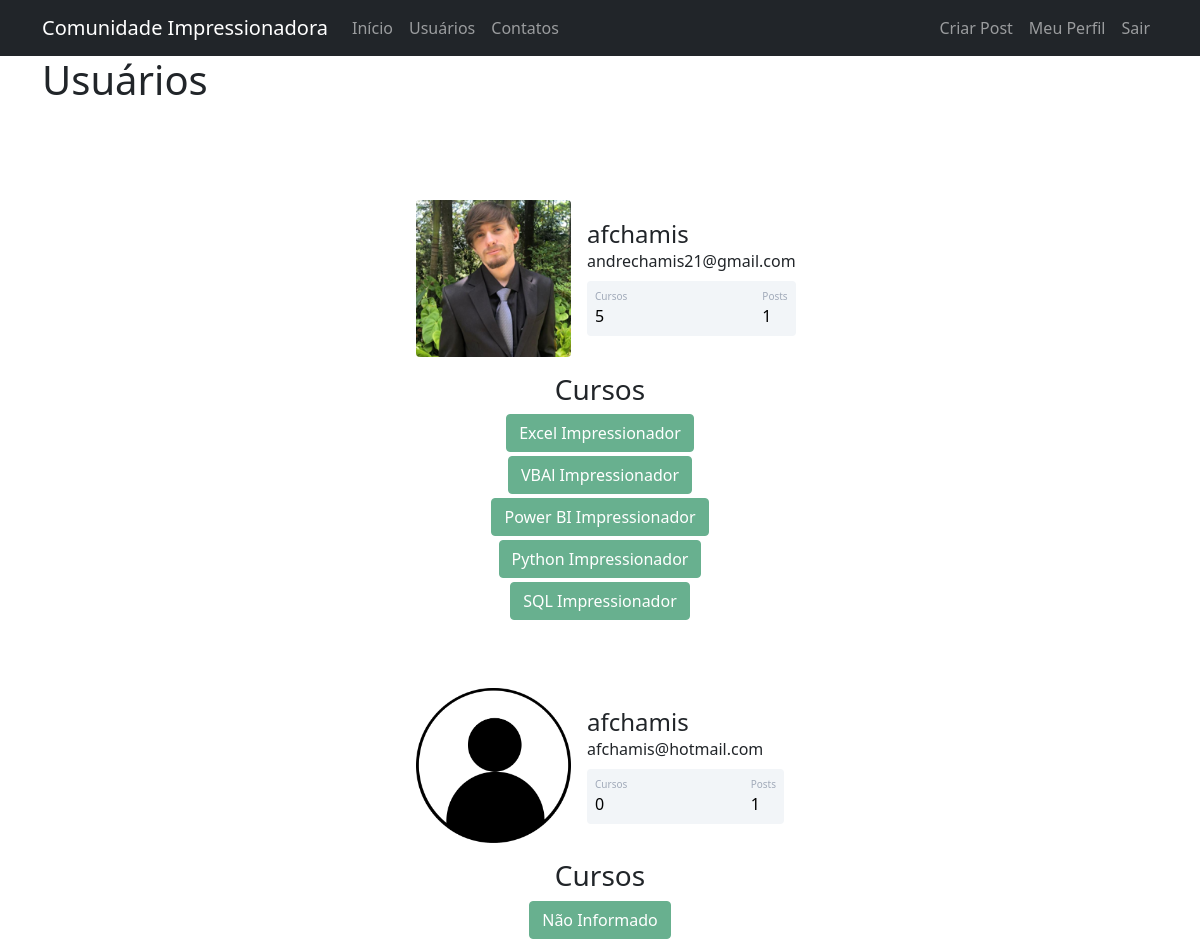
The app's page /usuarios (signed in) with its own data.
### comunidadeimpressionadora/models.py (models this page shows)
class Usuario(database.Model, UserMixin):
    id = database.Column(database.Integer, primary_key=True)
    username = database.Column(database.String, nullable=False)
    email = database.Column(database.String, nullable=False, unique=True)
    senha = database.Column(database.String, nullable=False)
    foto_perfil = database.Column(database.String, default='default.jpg')
    cursos = database.Column(database.String, nullable=False, default='Não Informado')
    posts = database.relationship('Post', backref='autor', lazy=True)
    def contar_posts(self):
        return len(self.posts)

### comunidadeimpressionadora/routes.py (the view)
@app.route('/usuarios')
@login_required
def usuarios():
    lista_usuarios = Usuario.query.all()
    return render_template('usuarios.html', lista_usuarios=lista_usuarios)

### comunidadeimpressionadora/models.py (called while the page is built)
@login_manager.user_loader
def load_usuario(id_usuario):
    return Usuario.query.get(int(id_usuario))

### comunidadeimpressionadora/templates/usuarios.html
{% extends 'base.html'%}
{% block body %}
<div class="container">
    <h1>Usuários</h1>
    <br>
    {% for usuario in lista_usuarios %}
    <div class="container mt-5 d-flex justify-content-center">
    <div class="card p-3">
        <div class="d-flex align-items-center">
            <div class="image me-3"> <img src="{{ url_for('static', filename='fotos_perfil/{}'.format(usuario.foto_perfil)) }}" class="rounded" width="155"> </div>
            <div class="ml-3 w-100">
                <h4 class="mb-0 mt-0">{{usuario.username}}</h4> <span>{{usuario.email}}</span>
                <div class="p-2 mt-2 bg-primary d-flex justify-content-between rounded text-white stats">
                    {% if 'Não Informado' in usuario.cursos %}
                        <div class="d-flex flex-column"> <span class="followers">Cursos</span> <span class="number2">0</span> </div>
                    {% else %}
                        <div class="d-flex flex-column"> <span class="followers">Cursos</span> <span class="number2">{{ usuario.cursos.count(';') + 1 }}</span> </div>
                    {% endif %}
                    <div class="d-flex flex-column"> <span class="followers">Posts</span> <span class="number2">{{ usuario.contar_posts() }}</span> </div>
                </div>
            </div>
        </div>
    </div>
</div>
<div class="row justify-content-center">
    <div class="col col-4" style="text-align: center">
        <h3>Cursos</h3>
        {% for curso in usuario.cursos.split(';')%}
            <button type="button" class="btn btn-success mb-1" disabled>{{curso}}</button>
        {% endfor %}
    </div>
</div>
    {% endfor %}
</div>
{% endblock %}

### comunidadeimpressionadora/static/profile.css (style rules this page uses)
.card { width: 400px; border: none; border-radius: 10px; background-color: #fff }
.stats { background: #f2f5f8 !important; color: #000 !important }
.followers { font-size: 10px; color: #a1aab9 }
.number2 { font-weight: 500 }

### records on screen
Usuario: foto_perfil (picture), username "afchamis", email "andrechamis21@gmail.com", cursos "5", contar_posts "1", curso "Excel Impressionador" "VBAl Impressionador" "Power BI Impressionador" "Python Impressionador" "SQL Impressionador"
Usuario: foto_perfil (placeholder picture), username "afchamis", email "afchamis@hotmail.com", shows "Cursos", contar_posts "1", cursos "Não Informado"
